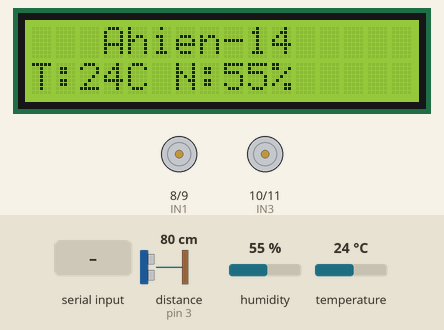
Recording of a sketch running on a simulated Arduino Uno, built with avr-gcc and run on an emulated ATmega328P. Shown: 16×2 character LCD, motor-driver pin pairs drawn as motors (green arrow = first pin HIGH = forward, orange = second pin HIGH = backward, longer = more drive, scaled by the enable pin). Wiring (inferred from the names in the program): ultrasonic range finder: trigger pin 2; echo pin 3. The test bench sets the inputs (shaded band); at power-on: humidity 55 %, distance to the obstacle (sensor on pin 3) 80 cm, temperature 24 °C. The echo pulse lasts 58.3 µs per cm; what the sketch prints to the serial monitor is not drawn.

Above: at 3.3 s.
3.4 s: "F90\n" received over Serial
4.9 s: "F,45\n" received over Serial
At 5.3 s:
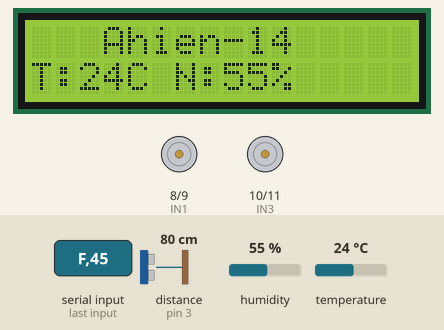
12.4 s: "B,45\n" received over Serial
At 13.2 s:
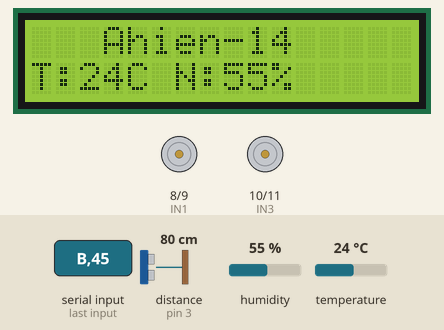
14.0 s: humidity set to 22 %
At 15.7 s:
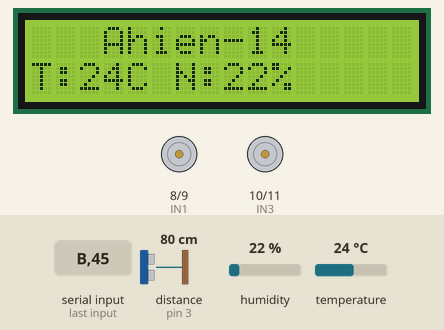
18.0 s: "L,45\n" received over Serial
At 19.5 s:
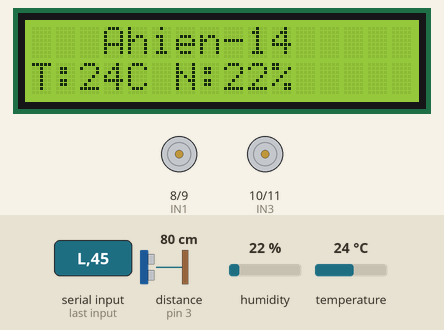
Timing chart, 0 to 20.5 s (numbered marks = the images above; inputs shaded):
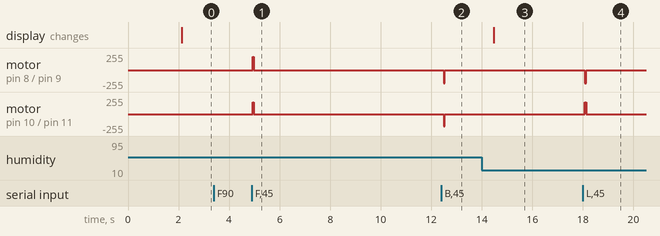

Measured:
- after the input at 4.9 s, motor on pin 8 (IN1) / pin 9 (IN2): stopped → forward 200/255 at once, → stopped 0.05 s later; motor on pin 10 (IN3) / pin 11 (IN4): stopped → forward 180/255 at once, → stopped 0.05 s later
- after the input at 12.4 s, motor on pin 8 (IN1) / pin 9 (IN2): stopped → backward 200/255 after 0.09 s, → stopped 0.05 s later; motor on pin 10 (IN3) / pin 11 (IN4): stopped → backward 180/255 after 0.09 s, → stopped 0.05 s later
- after the input at 14.0 s, the display: changes after 0.47 s (image 3)
- after the input at 18.0 s, motor on pin 8 (IN1) / pin 9 (IN2): stopped → backward 200/255 after 0.08 s, → stopped 0.05 s later; motor on pin 10 (IN3) / pin 11 (IN4): stopped → forward 180/255 after 0.08 s, → stopped 0.05 s later

The sketch:

car.ino
```cpp
#include <DHT.h>
#include <LiquidCrystal_I2C.h>
#include <Wire.h>

LiquidCrystal_I2C lcd(0x27, 16, 2);

#define DHTPIN 4
#define DHTTYPE DHT22
DHT dht(DHTPIN, DHTTYPE);

#define TRIG_PIN 2
#define ECHO_PIN 3

#define IN1 8
#define IN2 9
#define IN3 10
#define IN4 11
#define ENA 5
#define ENB 6

#define MOTOR_HIZ_SOL 200
#define MOTOR_HIZ_SAG 180
#define ENGEL_MESAFE 20
#define DONUS_SURESI 500
#define DUZELT_SURESI 500

unsigned long sonLcdGuncelleme = 0;
#define LCD_GUNCELLEME_ARASI 2000

void ileriGit() {
  analogWrite(ENA, MOTOR_HIZ_SOL);
  analogWrite(ENB, MOTOR_HIZ_SAG);
  digitalWrite(IN1, HIGH);
  digitalWrite(IN2, LOW);
  digitalWrite(IN3, HIGH);
  digitalWrite(IN4, LOW);
}

void geriGit() {
  analogWrite(ENA, MOTOR_HIZ_SOL);
  analogWrite(ENB, MOTOR_HIZ_SAG);
  digitalWrite(IN1, LOW);
  digitalWrite(IN2, HIGH);
  digitalWrite(IN3, LOW);
  digitalWrite(IN4, HIGH);
}

void solaDon() {
  analogWrite(ENA, MOTOR_HIZ_SOL);
  analogWrite(ENB, MOTOR_HIZ_SAG);
  digitalWrite(IN1, LOW);
  digitalWrite(IN2, HIGH);
  digitalWrite(IN3, HIGH);
  digitalWrite(IN4, LOW);
}

void sagaDon() {
  analogWrite(ENA, MOTOR_HIZ_SOL);
  analogWrite(ENB, MOTOR_HIZ_SAG);
  digitalWrite(IN1, HIGH);
  digitalWrite(IN2, LOW);
  digitalWrite(IN3, LOW);
  digitalWrite(IN4, HIGH);
}

void dur() {
  digitalWrite(IN1, LOW);
  digitalWrite(IN2, LOW);
  digitalWrite(IN3, LOW);
  digitalWrite(IN4, LOW);
}

long mesafeOlc() {
  digitalWrite(TRIG_PIN, LOW);
  delayMicroseconds(2);
  digitalWrite(TRIG_PIN, HIGH);
  delayMicroseconds(10);
  digitalWrite(TRIG_PIN, LOW);

  long sure = pulseIn(ECHO_PIN, HIGH, 30000);
  long cm = sure / 58;
  if (cm == 0)
    cm = 999;
  return cm;
}

void engeldenKac() {

  dur();
  delay(200);

  geriGit();
  delay(300);
  dur();
  delay(100);

  sagaDon();
  delay(DONUS_SURESI);
  dur();
  delay(100);

  ileriGit();
  delay(600);
  dur();
  delay(100);

  solaDon();
  delay(DUZELT_SURESI);
  dur();
  delay(100);

  ileriGit();
}

void lcdGuncelle() {
  float nem = dht.readHumidity();
  float sicaklik = dht.readTemperature();

  if (!isnan(sicaklik)) {
    Serial.print("TEMP:");
    Serial.println(sicaklik, 1);
  }
  if (!isnan(nem)) {
    Serial.print("HUM:");
    Serial.println(nem, 1);
  }

  lcd.clear();

  lcd.setCursor(0, 0);
  lcd.print("   Ahien-14   ");

  lcd.setCursor(0, 1);
  if (!isnan(sicaklik) && !isnan(nem)) {
    lcd.print("T:");
    lcd.print((int)sicaklik);
    lcd.print("C N:");
    lcd.print((int)nem);
    lcd.print("%");
  } else {
    lcd.print("Sensor Hatasi");
  }
}

void setup() {

  pinMode(IN1, OUTPUT);
  pinMode(IN2, OUTPUT);
  pinMode(IN3, OUTPUT);
  pinMode(IN4, OUTPUT);
  pinMode(ENA, OUTPUT);
  pinMode(ENB, OUTPUT);

  pinMode(TRIG_PIN, OUTPUT);
  pinMode(ECHO_PIN, INPUT);

  lcd.init();
  lcd.backlight();
  lcd.setCursor(0, 0);
  lcd.print("   Ahien-14   ");
  lcd.setCursor(0, 1);
  lcd.print("  Baslatiliyor");
  delay(2000);

  dht.begin();

  Serial.begin(9600);

  lcdGuncelle();
}

void loop() {
  long mesafe = mesafeOlc();
  Serial.print("DIST:");
  Serial.println(mesafe);

  unsigned long simdi = millis();
  if (simdi - sonLcdGuncelleme >= LCD_GUNCELLEME_ARASI) {
    lcdGuncelle();
    sonLcdGuncelleme = simdi;
  }

  if (mesafe > 0 && mesafe < ENGEL_MESAFE) {
    dur();
  }

  if (Serial.available() > 0) {
    String command = Serial.readStringUntil('\n');
    command.trim();

    if (command.length() >= 3) {
      char direction = command.charAt(0);
      int duration = command.substring(2).toInt();

      if (direction == 'F') {
        if (mesafe >= ENGEL_MESAFE || mesafe == 0) {
          ileriGit();
          delay(duration);
        } else {
          Serial.println("Engel var, ileri gidemem!");
        }
      } else if (direction == 'B') {
        geriGit();
        delay(duration);
      } else if (direction == 'L') {
        solaDon();
        delay(duration);
      } else if (direction == 'R') {
        sagaDon();
        delay(duration);
      }

      dur();
    }
  }
  delay(100);
}
```
